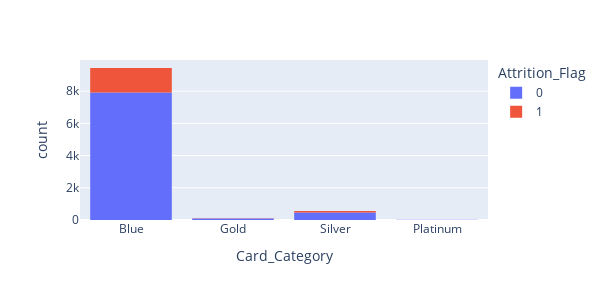

Notebook code for this chart:
### Code cell
fig5 = px.histogram (df, x = df['Card_Category'], width = 600, height = 300, color ='Attrition_Flag')
fig5.show()

### Figure 1 — Plotly figure (JSON) as saved in the notebook; plotly's stock layout.template omitted (floating-point values rounded to 4 significant figures; data arrays with more than 128 entries replaced by an {"elided": "..."} marker saying what was removed)
{"data": [{"alignmentgroup": "True", "bingroup": "x", "hovertemplate": "Attrition_Flag=0<br>Card_Category=%{x}<br>count=%{y}<extra></extra>", "legendgroup": "0", "marker": {"color": "#636efa", "pattern": {"shape": ""}}, "name": "0", "offsetgroup": "0", "orientation": "v", "showlegend": true, "type": "histogram", "x": {"elided": "8500 str values"}, "xaxis": "x", "yaxis": "y"}, {"alignmentgroup": "True", "bingroup": "x", "hovertemplate": "Attrition_Flag=1<br>Card_Category=%{x}<br>count=%{y}<extra></extra>", "legendgroup": "1", "marker": {"color": "#EF553B", "pattern": {"shape": ""}}, "name": "1", "offsetgroup": "1", "orientation": "v", "showlegend": true, "type": "histogram", "x": {"elided": "1627 str values"}, "xaxis": "x", "yaxis": "y"}], "layout": {"barmode": "relative", "height": 300, "legend": {"title": {"text": "Attrition_Flag"}, "tracegroupgap": 0}, "margin": {"t": 60}, "width": 600, "xaxis": {"anchor": "y", "domain": [0, 1], "title": {"text": "Card_Category"}}, "yaxis": {"anchor": "x", "domain": [0, 1], "title": {"text": "count"}}}}
